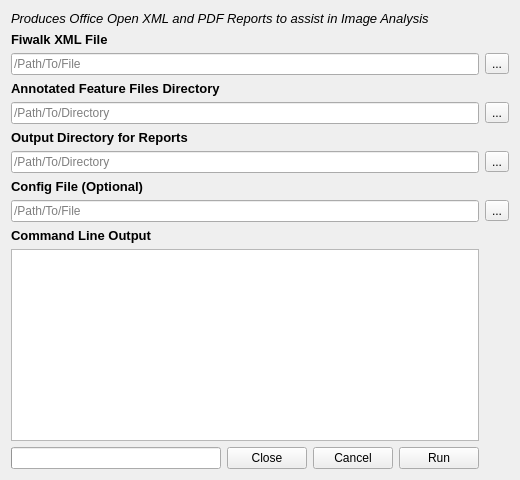
      <widget class="QWidget" name="reportsTab">
       <attribute name="title">
        <string>Reports</string>
       </attribute>
       <layout class="QGridLayout" name="gridLayout_2">
        <item row="0" column="0" colspan="5">
         <widget class="QLabel" name="reportsHeaderLabel">
          <property name="font">
           <font>
            <pointsize>10</pointsize>
            <italic>true</italic>
           </font>
          </property>
          <property name="text">
           <string>Produces Office Open XML and PDF Reports to assist in Image Analysis</string>
          </property>
          <property name="wordWrap">
           <bool>true</bool>
          </property>
         </widget>
        </item>
        <item row="1" column="0">
         <widget class="QLabel" name="reportsFiwalkLabel">
          <property name="font">
           <font>
            <pointsize>10</pointsize>
            <weight>75</weight>
            <bold>true</bold>
           </font>
          </property>
          <property name="text">
           <string>Fiwalk XML File</string>
          </property>
         </widget>
        </item>
        <item row="2" column="4">
         <widget class="QToolButton" name="reportsFiwalkToolButton">
          <property name="text">
           <string>...</string>
          </property>
         </widget>
        </item>
        <item row="3" column="0">
         <widget class="QLabel" name="reportsAnnDirLabel">
          <property name="font">
           <font>
            <pointsize>10</pointsize>
            <weight>75</weight>
            <bold>true</bold>
           </font>
          </property>
          <property name="text">
           <string>Annotated Feature Files Directory</string>
          </property>
         </widget>
        </item>
        <item row="4" column="4">
         <widget class="QToolButton" name="reportsAnnDirToolButton">
          <property name="text">
           <string>...</string>
          </property>
         </widget>
        </item>
        <item row="5" column="0">
         <widget class="QLabel" name="reportsOutDirLabel">
          <property name="font">
           <font>
            <pointsize>10</pointsize>
            <weight>75</weight>
            <bold>true</bold>
           </font>
          </property>
          <property name="text">
           <string>Output Directory for Reports</string>
          </property>
         </widget>
        </item>
        <item row="6" column="4">
         <widget class="QToolButton" name="reportsOutDirToolButton">
          <property name="text">
           <string>...</string>
          </property>
         </widget>
        </item>
        <item row="7" column="0">
         <widget class="QLabel" name="reportsConfigLabel">
          <property name="font">
           <font>
            <pointsize>10</pointsize>
            <weight>75</weight>
            <bold>true</bold>
           </font>
          </property>
          <property name="text">
           <string>Config File (Optional)</string>
          </property>
         </widget>
        </item>
        <item row="8" column="4">
         <widget class="QToolButton" name="reportsCOnfigFileToolButton">
          <property name="text">
           <string>...</string>
          </property>
         </widget>
        </item>
        <item row="9" column="0">
         <widget class="QLabel" name="reportsTextEditLabel">
          <property name="font">
           <font>
            <pointsize>10</pointsize>
            <weight>75</weight>
            <bold>true</bold>
           </font>
          </property>
          <property name="text">
           <string>Command Line Output</string>
          </property>
         </widget>
        </item>
        <item row="11" column="0">
         <widget class="QProgressBar" name="reportsProgress">
          <property name="maximum">
           <number>1</number>
          </property>
          <property name="value">
           <number>-1</number>
          </property>
         </widget>
        </item>
        <item row="11" column="1">
         <widget class="QPushButton" name="reportsClose">
          <property name="sizePolicy">
           <sizepolicy hsizetype="Fixed" vsizetype="Fixed">
            <horstretch>0</horstretch>
            <verstretch>0</verstretch>
           </sizepolicy>
          </property>
          <property name="text">
           <string>Close</string>
          </property>
         </widget>
        </item>
        <item row="11" column="2">
         <widget class="QPushButton" name="reportsCancel">
          <property name="sizePolicy">
           <sizepolicy hsizetype="Fixed" vsizetype="Fixed">
            <horstretch>0</horstretch>
            <verstretch>0</verstretch>
           </sizepolicy>
          </property>
          <property name="text">
           <string>Cancel</string>
          </property>
         </widget>
        </item>
        <item row="11" column="3">
         <widget class="QPushButton" name="reportsRun">
          <property name="sizePolicy">
           <sizepolicy hsizetype="Fixed" vsizetype="Fixed">
            <horstretch>0</horstretch>
            <verstretch>0</verstretch>
           </sizepolicy>
          </property>
          <property name="text">
           <string>Run</string>
          </property>
         </widget>
        </item>
        <item row="10" column="0" colspan="4">
         <widget class="QTextEdit" name="reportsTextEdit">
          <property name="autoFillBackground">
           <bool>true</bool>
          </property>
          <property name="textInteractionFlags">
           <set>Qt::TextSelectableByKeyboard|Qt::TextSelectableByMouse</set>
          </property>
         </widget>
        </item>
        <item row="8" column="0" colspan="4">
         <widget class="QLineEdit" name="reportsConfigLineEdit">
          <property name="placeholderText">
           <string>/Path/To/File</string>
          </property>
         </widget>
        </item>
        <item row="6" column="0" colspan="4">
         <widget class="QLineEdit" name="reportsOutDirLineEdit">
          <property name="placeholderText">
           <string>/Path/To/Directory</string>
          </property>
         </widget>
        </item>
        <item row="4" column="0" colspan="4">
         <widget class="QLineEdit" name="reportsAnnDirLineEdit">
          <property name="text">
           <string/>
          </property>
          <property name="placeholderText">
           <string>/Path/To/Directory</string>
          </property>
         </widget>
        </item>
        <item row="2" column="0" colspan="4">
         <widget class="QLineEdit" name="reportsFiwalkLineEdit">
          <property name="text">
           <string/>
          </property>
          <property name="placeholderText">
           <string>/Path/To/File</string>
          </property>
         </widget>
        </item>
       </layout>
      </widget>
